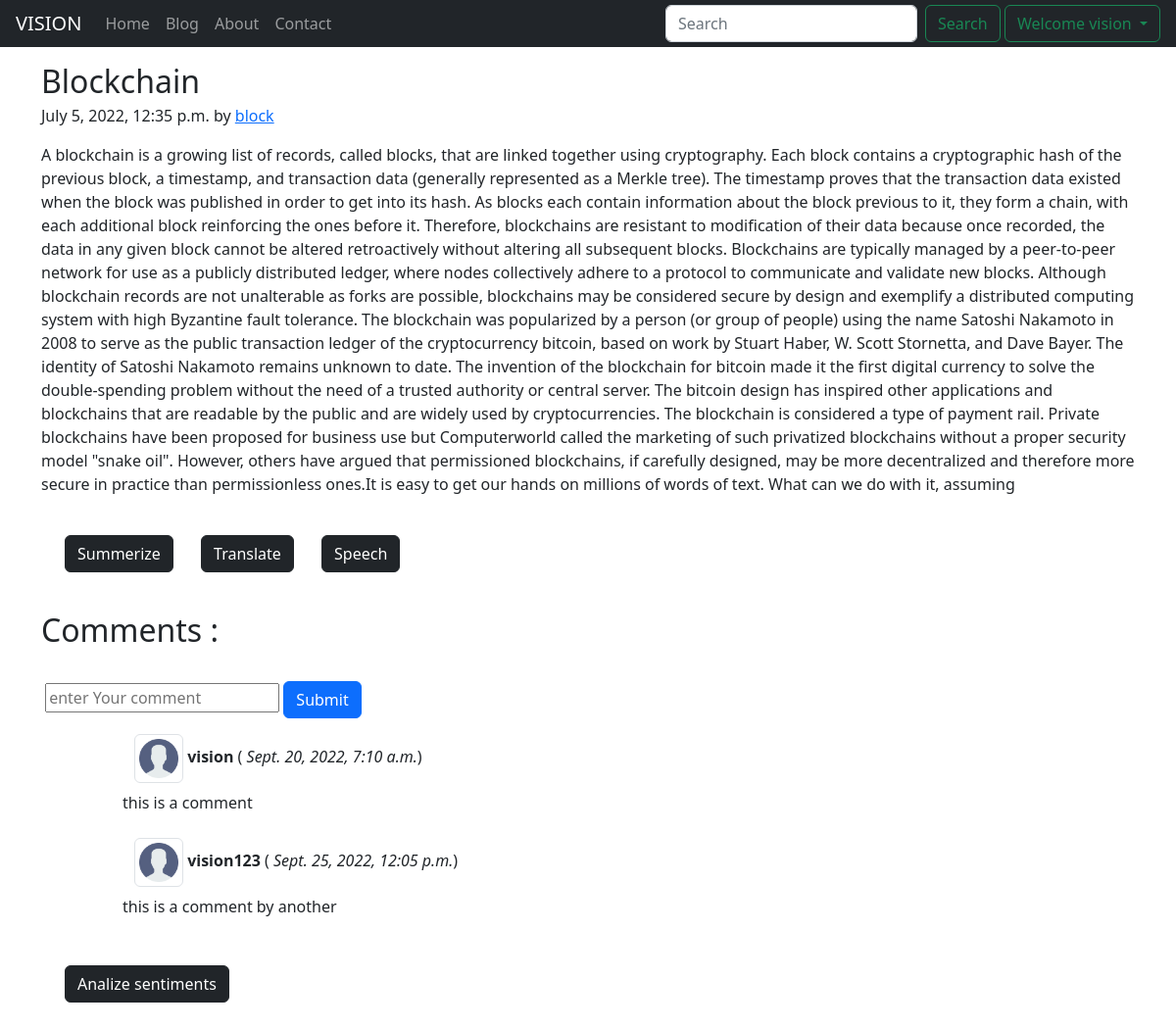
Page /blog/blockchain (signed in) on the committed database.
### blog/models.py (models this page shows, shortened)
class Postblog(models.Model):
    sno=models.AutoField(primary_key=True)
    title=models.CharField(max_length=50)
    author=models.CharField(max_length=13)
    content=models.TextField()
    slug=models.CharField(max_length=130)
    timeStamp= models.DateTimeField(blank=True)

class BlogComment(models.Model):
    sno= models.AutoField(primary_key=True)
    comment=models.TextField()
    user=models.ForeignKey(User,on_delete=models.CASCADE)
    post=models.ForeignKey(Postblog,on_delete=models.CASCADE)
    parent=models.ForeignKey('self',on_delete=models.CASCADE,null=True)
    timestamp=models.DateTimeField(default=now)

### blog/views.py (the view)
# urls.py: path('<str:slug>', views.blogPost, name='blogPost'),
def blogPost(request,slug):
    post = Postblog.objects.filter(slug=slug).first()
    comments=BlogComment.objects.filter(post=post)
    context={"post":post,"comments":comments }
    return render(request,"blog/blogPost.html",context)

### templates/blog/blogPost.html (shortened to what this page needs)
{% extends 'base.html' %}
{%block blogactive%}active{%endblock blogactive%}
{% block body %}
<div class="container my-3">
  <article class="blog-post">
    <h2 class="blog-post-title mb-1">{{post.title}}</h2>
    <p class="blog-post-meta">{{post.timeStamp}} by <a href="#">{{post.author}}</a></p>
    <p>{{post.content}} </p>
    <nav>
      <button type="button" class="summerize btn btn-dark m-4">Summerize</button>
      <button type="button" class="translate btn btn-dark">Translate</button>
      <button type="button" class="speech btn btn-dark m-4">Speech</button>
    </nav>
</div>
<section class="container my-2">
  <h2>Comments :</h2>
  <br>
  {% if user.is_authenticated %}
  <form action="/blog/postComment" method="POST">
    <div>
      <input type="text" name="comments" placeholder="enter Your comment">
      <button type="Submit" class="btn btn-primary" value="Submit"> Submit
      </button>
    </div>
  </form>
  {% else %} <h2>You need to Login for comment</h2>
  {% endif %}
  {% for comment in comments %}
  <div>
    <div class="row my-3">
      <div class="col-md-1">
      </div>
      <div class="col-md-11 "><b><img src="/static/img/user.png" class="img-thumbnail" width=50 height=50 alt="user"> {{comment.user.username }} </b> ( <i>{{comment.timestamp}}</i>)
        <div class="row my-2 ">{{ comment.comment }}</div>
          </div>
        </div>
      </div>
  {% endfor %}
  <div class="d-flex justify-content-left ml-20">
    <button type="button" class="btn btn-dark m-4 ">Analize sentiments</button>
  </div>
</section>
{% endblock body %}

### templates/base.html (shortened to what this page needs)
<!doctype html>
<html lang="en">
  <head>
    <link href="https://cdn.jsdelivr.net/npm/bootstrap@5.2.0-beta1/dist/css/bootstrap.min.css" rel="stylesheet">
  </head>
  <body>
    <nav class="navbar navbar-expand-lg navbar-dark bg-dark p-1">
        <div class="container-fluid">
          <a class="navbar-brand" href="/">VISION</a>
          <div class="collapse navbar-collapse" id="navbarSupportedContent">
            <ul class="navbar-nav me-auto mb-2 mb-lg-0">
              <li class="nav-item{%block homeactive%}{%endblock homeactive%}">
                <a class="nav-link" aria-current="page" href="/home">Home</a>
              </li>
              <li class="nav-item {%block blogactive%}{%endblock blogactive%}">
                <a class="nav-link" href="/blog">Blog</a>
              <li class="nav-item {%block aboutactive%}{%endblock aboutactive%} ">
                <a class="nav-link " href="/about">About</a>
              </li>
              <li class="nav-item {%block contactactive%}{%endblock contactactive%}">
                <a class="nav-link " href="/contact">Contact</a>
            </ul>
            <form method="get" action="/search" class="d-flex" role="search">
              <input name="search" id="search" class="form-control me-2" type="search" placeholder="Search" aria-label="Search">
              <button class="btn btn-outline-success mr-3" type="submit">Search</button>
            </form>
            {%if user.is_authenticated%}:
            <div class="dropdown ">
              <a class="btn btn-outline-success mr-3 dropdown-toggle" href="#" role="button" id="dropdownMenuLink" data-bs-toggle="dropdown" aria-expanded="false">Welcome
              {{request.user}}
              </a>
            </div>
{%endif%}
          </div>
        </div>
      </nav>
      {% block body %}{% endblock body %}
  </body>
</html>

### rows in the picture
Postblog: title "Blockchain", timeStamp "July 5, 2022, 12:35 p.m.", author "block", content "A blockchain is a growing list of records, called blocks, that are linked together using cryptography. Each block contains a cryptographic hash of the previous block, a timestamp, and transaction data (generally represented as a Merkle tree). The timestamp proves that the transaction data existed when the block was published in order to get into its hash. As blocks each contain information about the block previous to it, they form a chain, with each additional block reinforcing the ones before it. Therefore, blockchains are resistant to modification of their data because once recorded, the data in any given block cannot be altered retroactively without altering all subsequent blocks.…"
BlogComment: user.username "vision", timestamp "Sept. 20, 2022, 7:10 a.m.", comment "this is a comment"
BlogComment: user.username "vision123", timestamp "Sept. 25, 2022, 12:05 p.m.", comment "this is a comment by another"

### other values in the picture
{{ request.user }} "vision"
